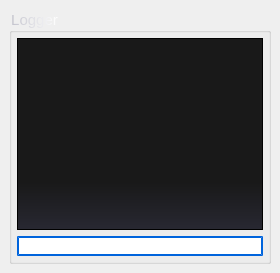
  <widget class="QDockWidget" name="logger">
   <property name="sizePolicy">
    <sizepolicy hsizetype="Minimum" vsizetype="Minimum">
     <horstretch>0</horstretch>
     <verstretch>0</verstretch>
    </sizepolicy>
   </property>
   <property name="font">
    <font>
     <pointsize>11</pointsize>
     <italic>false</italic>
     <bold>true</bold>
     <kerning>true</kerning>
    </font>
   </property>
   <property name="styleSheet">
    <string notr="true">font: 900 11pt &quot;微软雅黑&quot;;</string>
   </property>
   <property name="features">
    <set>QDockWidget::DockWidgetClosable|QDockWidget::DockWidgetFloatable|QDockWidget::DockWidgetMovable</set>
   </property>
   <property name="allowedAreas">
    <set>Qt::AllDockWidgetAreas</set>
   </property>
   <property name="windowTitle">
    <string>消息盒子</string>
   </property>
   <attribute name="dockWidgetArea">
    <number>8</number>
   </attribute>
   <widget class="QWidget" name="dockWidgetContents">
    <property name="sizePolicy">
     <sizepolicy hsizetype="Minimum" vsizetype="Preferred">
      <horstretch>0</horstretch>
      <verstretch>0</verstretch>
     </sizepolicy>
    </property>
    <layout class="QVBoxLayout" name="verticalLayout_4">
     <item>
      <widget class="QGroupBox" name="groupBox_2">
       <property name="sizePolicy">
        <sizepolicy hsizetype="Minimum" vsizetype="Preferred">
         <horstretch>0</horstretch>
         <verstretch>0</verstretch>
        </sizepolicy>
       </property>
       <property name="font">
        <font>
         <pointsize>11</pointsize>
         <italic>false</italic>
         <bold>false</bold>
        </font>
       </property>
       <property name="styleSheet">
        <string notr="true">font: 11pt &quot;Segoe Print&quot;;
color: qlineargradient(spread:pad, x1:0, y1:0, x2:1, y2:0, stop:0 rgba(195, 195, 205, 255), stop:1 rgba(255, 255, 255, 255));
</string>
       </property>
       <property name="title">
        <string>Logger</string>
       </property>
       <layout class="QVBoxLayout" name="verticalLayout_6">
        <property name="leftMargin">
         <number>0</number>
        </property>
        <property name="topMargin">
         <number>5</number>
        </property>
        <property name="rightMargin">
         <number>0</number>
        </property>
        <property name="bottomMargin">
         <number>5</number>
        </property>
        <item>
         <widget class="QListView" name="listView">
          <property name="styleSheet">
           <string notr="true">QListView{ 
	background-color: qlineargradient(spread:pad, x1:0, y1:0.75, x2:0, y2:1, stop:0 rgba(25, 25, 25, 255), stop:1 rgba(40, 40, 50, 255));
margin: 0px 5px;
}</string>
          </property>
          <property name="viewMode">
           <enum>QListView::ListMode</enum>
          </property>
         </widget>
        </item>
        <item>
         <widget class="QLineEdit" name="lineEdit">
          <property name="styleSheet">
           <string notr="true">QLineEdit{
font:  9pt &quot;Cascadia Code&quot;;
color: black;
background: qlineargradient(x1: 0, y1: 0, x2: 0, y2: 1,
                                 stop: 0 #FDFDFD, stop: 0.4 #D8D8D8,
                                 stop: 0.5 #DBDBDB, stop: 1.0 #D3D3D3);
border: 2px double rgb(0, 100, 220);
margin: 0px 5px
}</string>
          </property>
         </widget>
        </item>
       </layout>
      </widget>
     </item>
    </layout>
   </widget>
  </widget>
